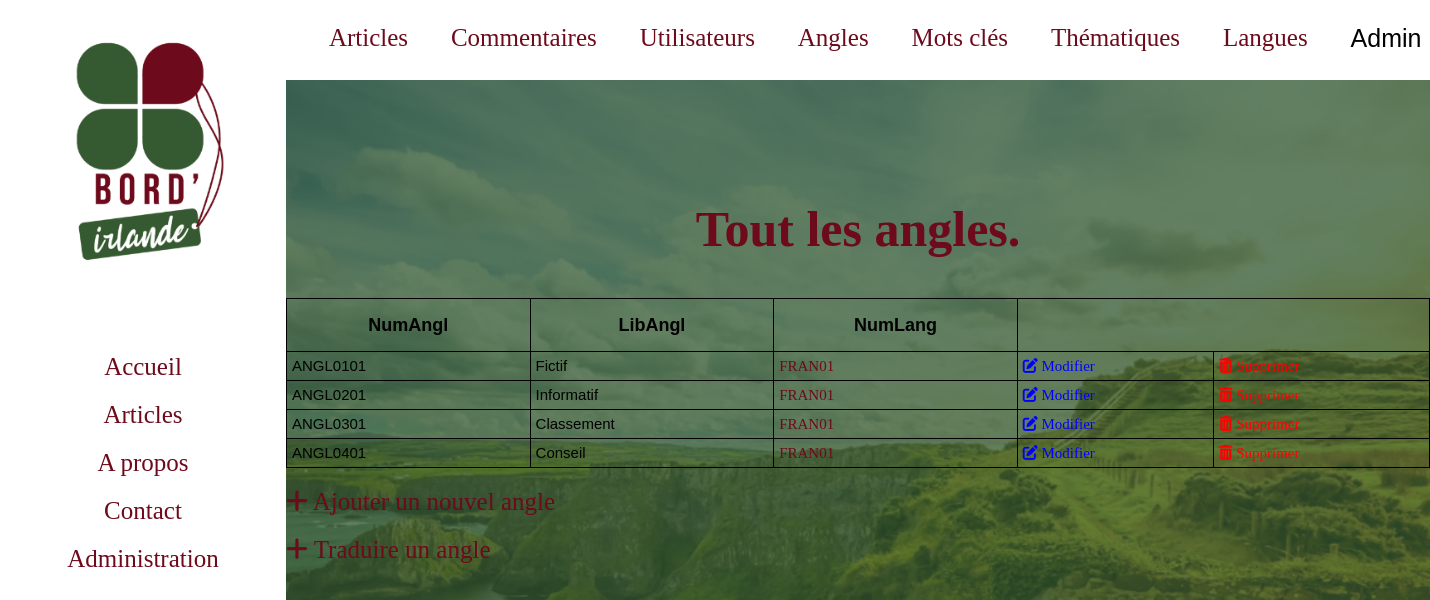
The page /angles/index.php (signed in) on the database its author committed.
### tables this page shows
CREATE TABLE IF NOT EXISTS `angle` (
  `NumAngl` char(8) NOT NULL,
  `LibAngl` char(60) DEFAULT NULL,
  `NumLang` char(8) NOT NULL,
  PRIMARY KEY (`NumAngl`),
  KEY `ANGLE_FK` (`NumAngl`),
  KEY `FK_ASSOCIATION_6` (`NumLang`)
);

### angles/index.php (the view, shortened to what this page needs)
<?php
    include '../assets/php/connect_PDO.php';
?>
<!DOCTYPE html>
<html>
    <head>
		<link rel="stylesheet" href="../assets/css/style.css" />
    </head>
    <body>
        <?php include '../assets/php/menuInAdminShow.php'; ?>
        <div class="thematiques">
            <?php include '../assets/php/menuAdmin.php'; ?>
            <h1>Tout les angles.</h1>
            <table>
                <thead>
                    <tr>
                        <th>NumAngl</th>
                        <th>LibAngl</th>
                        <th>NumLang</th>
                    </tr>
                </thead>
                <tbody>
                <?php
                    $req = $bdd->query('SELECT * FROM angle ORDER BY NumAngl');
                    while ($donnees = $req->fetch())
                    {
                ?>
                    <tr>
                        <td><?php echo $donnees['NumAngl'];?></td>
                        <td><?php echo $donnees['LibAngl'];?></td>
                        <td><a href="../langues/index.php"><?php echo $donnees['NumLang'];?></a></td>
                        <td><a href="update.php?id=<?php echo $donnees['NumAngl'];?>" class="modified_link"><i class="fas fa-edit"></i> Modifier</a></td>
                        <td><a href="delete.php?id=<?php echo $donnees['NumAngl'];?>" class="delete_link" data-id="<?php echo $donnees['NumAngl']; ?>"><i class="fas fa-trash-alt"></i> Supprimer</a></td>
                    </tr>
                    <?php
                        }
                    ?>
                </tbody>
            </table>
            <a href="new.php" class="add"><i class="fas fa-plus"></i> Ajouter un nouvel angle</a>
            <a href="traduction.php" class="add"><i class="fas fa-plus"></i> Traduire un angle</a>
        </div>
    </body>
</html>

### assets/css/style.css (style rules this page uses)
body { display: flex; margin: 0px; background-image: url("../images/image_2.png"); background-repeat: no-repeat; background-attachment: fixed; background-color: #345831; background-size: cover; width: 100vw; height: 100vh; }
.thematiques { display: flex; flex-direction: column; margin-left: 20vw; }
.thematiques h1 { font-family: 'Bebas Neue', cursive; color: #6D0A1B; text-align: center; font-size: 50px; padding-top: 10vh; margin: 0px; margin-top: 5vh; }
.thematiques a { text-decoration: none; font-family: 'Bebas Neue', cursive; color: #355931; }
.thematiques table { border-collapse: collapse; color: black; font-family: 'Helvetica', sans-serif; font-weight: 400; font-size: 15px; width: 100%; margin-top: 5vh; }
.thematiques table, th, td { border: 1px solid black; }
.thematiques th { height: 50px; font-size: 18px; min-width: 100px; }
.thematiques td { vertical-align: top; padding: 5px; }
.thematiques a { color: #6D0A1B; }
.thematiques .modified_link { color: blue; }
.thematiques .delete_link { color: red; }
.thematiques .add { font-size: 25px; margin-top: 20px; }

### rows shown on the page
angle: NumAngl "ANGL0101", LibAngl "Fictif", NumLang "FRAN01"
angle: NumAngl "ANGL0201", LibAngl "Informatif", NumLang "FRAN01"
angle: NumAngl "ANGL0301", LibAngl "Classement", NumLang "FRAN01"
angle: NumAngl "ANGL0401", LibAngl "Conseil", NumLang "FRAN01"

### other values the page prints
$_SESSION['login'] "Admin"
